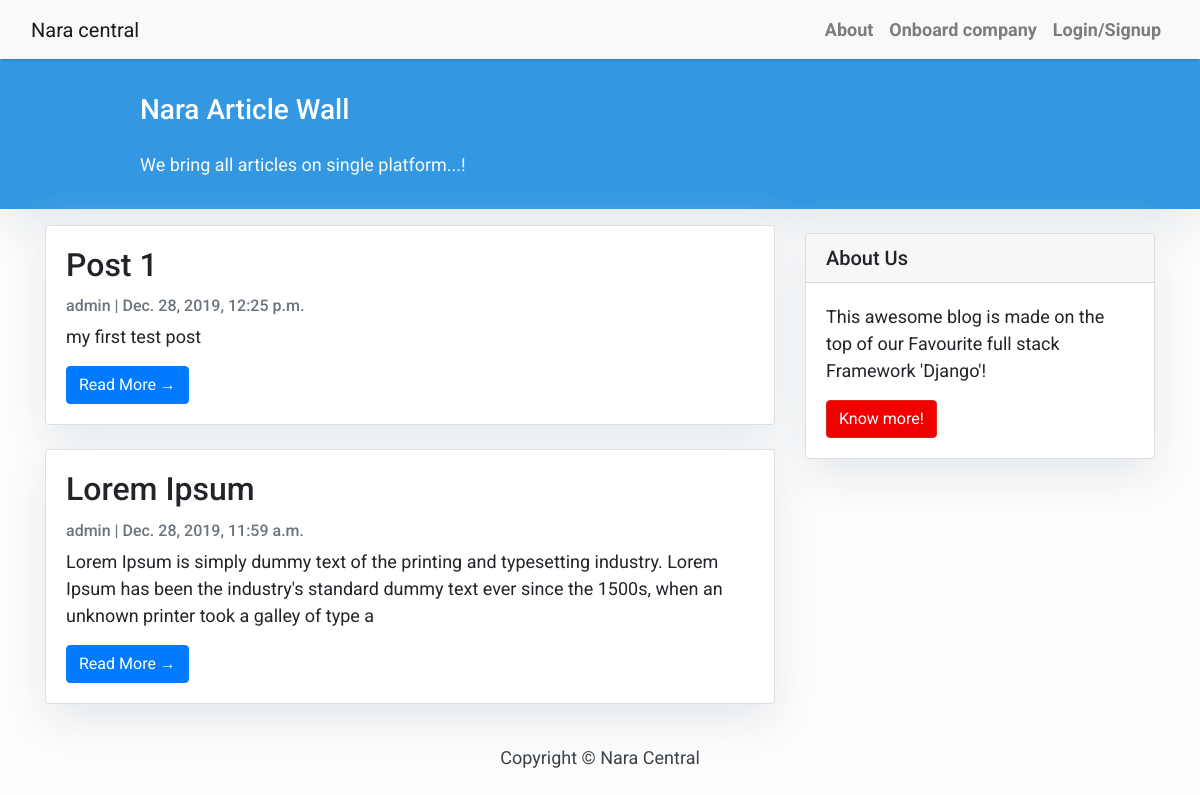
The page / on the database its author committed.
### article/models.py (models this page shows, shortened)
class Article(models.Model):
    title = models.CharField(max_length=200, unique=True)
    slug = models.SlugField(max_length=200, unique=True)
    author = models.ForeignKey(User, on_delete=models.CASCADE, related_name='blog_posts')
    content = models.TextField()
    created_on = models.DateTimeField(auto_now_add=True)
    status = models.IntegerField(choices=STATUS, default=0)
    class Meta:
        ordering = ['-created_on']

### article/views.py (the view)
# urls.py: path('', views.ArticleList.as_view(), name='home'),
class ArticleList(generic.ListView):
    queryset = Article.objects.filter(status=1).order_by('-created_on')
    template_name = 'index.html'

### templates/index.html (shortened to what this page needs)
<!DOCTYPE html>
<html lang="en">
<head>
</head>
<body>
</body>
</html>{% extends "base.html" %}
{% block content %}
<header class="masthead">
    <div class="container">
        <div class="row">
            <div class=" col-md-8 col-md-10 mx-auto">
                <div class="site-heading">
                    <h3 class=" site-heading my-4 mt-3 text-white"> Nara Article Wall </h3>
                    <p class="text-light">We bring all articles on single platform...! &nbsp
                    </p>
                </div>
            </div>
        </div>
    </div>
</header>
<div class="container">
    <div class="row">
        <div class="col-md-8 mt-3 left">
            {% for article in article_list %}
            <div class="card mb-4">
                <div class="card-body">
                    <h2 class="card-title">{{ article.title }}</h2>
                    <p class="card-text text-muted h6">{{ article.author }} | {{ article.created_on}} </p>
                    <p class="card-text">{{article.content|slice:":200" }}</p>
                    <a href="{% url 'article_detail' article.slug  %}" class="btn btn-primary">Read More &rarr;</a>
                </div>
            </div>
            {% endfor %}
        </div>
        {% block sidebar %} {% include 'sidebar.html' %} {% endblock sidebar %}
    </div>
</div>
{%endblock%}

### templates/base.html (shortened to what this page needs)
<!DOCTYPE html>
<html>
    <head>
        <link rel="stylesheet" href="https://maxcdn.bootstrapcdn.com/bootstrap/4.0.0/css/bootstrap.min.css"
 />
    </head>
    <body>
        <nav class="navbar navbar-expand-lg navbar-light bg-light shadow" id="mainNav">
            <div class="container-fluid">
                <a class="navbar-brand" href="{% url 'home' %}">Nara central</a>
                <div class="collapse navbar-collapse" id="navbarResponsive">
                    <ul class="navbar-nav ml-auto">
                        <li class="nav-item text-black">
                            <a class="nav-link text-black font-weight-bold" href="#">About</a>
                        </li>
                        <li class="nav-item text-black">
                            <a class="nav-link text-black font-weight-bold" href="#">Onboard company</a>
                        </li>
                        <li class="nav-item text-black">
                            {% if user.is_authenticated %}
                            <a class="nav-link text-black font-weight-bold" href="{% url 'logout' %}">Logout</a>
                        </li>
                        <li class=" nav-link text-black font-weight-bold" > {{ user.username }}</li>
                            {% else %}
                        <li>
                               <a class="nav-link text-black font-weight-bold" href="{% url 'login' %}">Login/Signup</a>
                            {% endif %}
                        </li>
                    </ul>
                </div>
            </div>
        </nav>
        {% block content %}{% endblock content %}
        <footer class="py-3 bg-grey">
            <p class="m-0 text-dark text-center ">Copyright &copy; Nara Central</p>
        </footer>
    </body>
</html>

### templates/sidebar.html (shortened to what this page needs)
 {% block sidebar %}
        <div class="col-md-4 float-right ">
        <div class="card my-4">
                <h5 class="card-header">About Us</h5>
            <div class="card-body">
                <p class="card-text"> This awesome blog is made on the top of our Favourite full stack Framework 'Django'!</p>
                <a href="#"
                   class="btn btn-danger">Know more!</a>
            </div>
        </div>
        </div>
 {% endblock sidebar %}

### templates/base.html (style rules this page uses)
body { font-family: "Roboto", sans-serif; font-size: 17px; background-color: #fdfdfd; }
.shadow { box-shadow: 0 4px 2px -2px rgba(0, 0, 0, 0.1); }
.btn-danger { color: #fff; background-color: #f00000; border-color: #dc281e; }
.masthead { background: #3398E1; height: auto; padding-bottom: 15px; box-shadow: 0 16px 48px #E3E7EB; padding-top: 10px; }

### templates/index.html (style rules this page uses)
body { font-family: "Roboto", sans-serif; font-size: 18px; background-color: #fdfdfd; }
.card { box-shadow: 0 16px 48px #E3E7EB; }

### templates/sidebar.html (style rules this page uses)
.card { box-shadow: 0 16px 48px #E3E7EB; }

### rows shown on the page
Article: title "Post 1", author "admin", created_on "Dec. 28, 2019, 12:25 p.m.", content "my first test post"
Article: title "Lorem Ipsum", author "admin", created_on "Dec. 28, 2019, 11:59 a.m.", content "Lorem Ipsum is simply dummy text of the printing and typesetting industry. Lorem Ipsum has been the industry's standard dummy text ever since the 1500s, when an unknown printer took a galley of type a"
